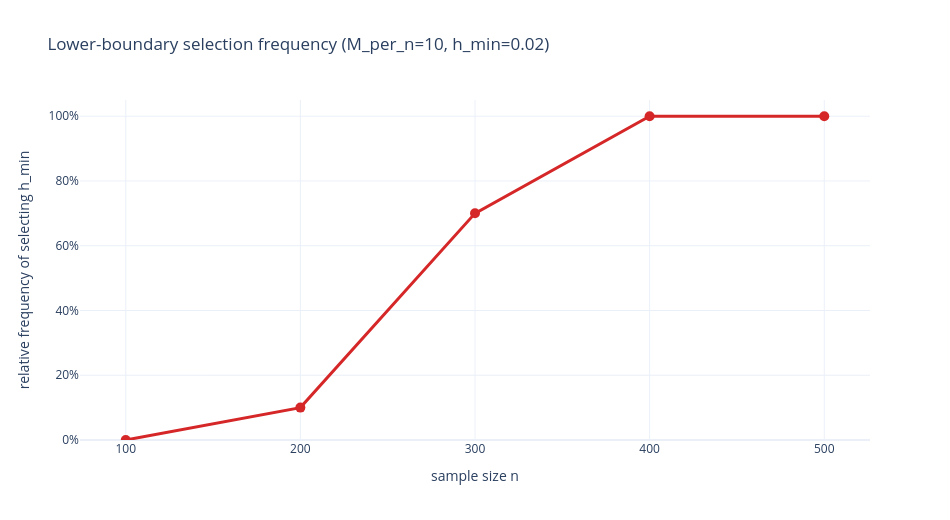

Notebook code for this chart:
### Code cell
h_min_frequency_plot = go.Figure(
    go.Scatter(
        x=n_values,
        y=h_min_relative_frequencies,
        mode="lines+markers",
        line=dict(color="#d62728", width=3),
        marker=dict(color="#d62728", size=10),
        customdata=h_min_selection_counts,
        hovertemplate=(
            "n=%{x}<br>relative frequency=%{y:.1%}"
            "<br>count=%{customdata}/" + str(M_per_n)
            + "<extra></extra>"
        ),
        name="relative frequency of h_min",
    )
)

h_min_frequency_plot.update_xaxes(
    title_text="sample size n",
    tickmode="array",
    tickvals=n_values,
)
h_min_frequency_plot.update_yaxes(
    title_text="relative frequency of selecting h_min",
    tickformat=".0%",
    range=[0.0, 1.05],
)
h_min_frequency_plot.update_layout(
    title=(
        f"Lower-boundary selection frequency "
        f"(M_per_n={M_per_n}, h_min={h_min:g})"
    ),
    width=950,
    height=520,
    template="plotly_white",
    showlegend=False,
)
h_min_frequency_plot.show()

### Figure 1 — Plotly figure (JSON) as saved in the notebook; plotly's stock layout.template omitted (floating-point values rounded to 4 significant figures)
{"data": [{"customdata": [0, 1, 7, 10, 10], "hovertemplate": "n=%{x}<br>relative frequency=%{y:.1%}<br>count=%{customdata}/10<extra></extra>", "line": {"color": "#d62728", "width": 3}, "marker": {"color": "#d62728", "size": 10}, "mode": "lines+markers", "name": "relative frequency of h_min", "type": "scatter", "x": [100, 200, 300, 400, 500], "y": [0, 0.1, 0.7, 1, 1]}], "layout": {"height": 520, "showlegend": false, "title": {"text": "Lower-boundary selection frequency (M_per_n=10, h_min=0.02)"}, "width": 950, "xaxis": {"tickmode": "array", "tickvals": [100, 200, 300, 400, 500], "title": {"text": "sample size n"}}, "yaxis": {"range": [0, 1.05], "tickformat": ".0%", "title": {"text": "relative frequency of selecting h_min"}}}}
